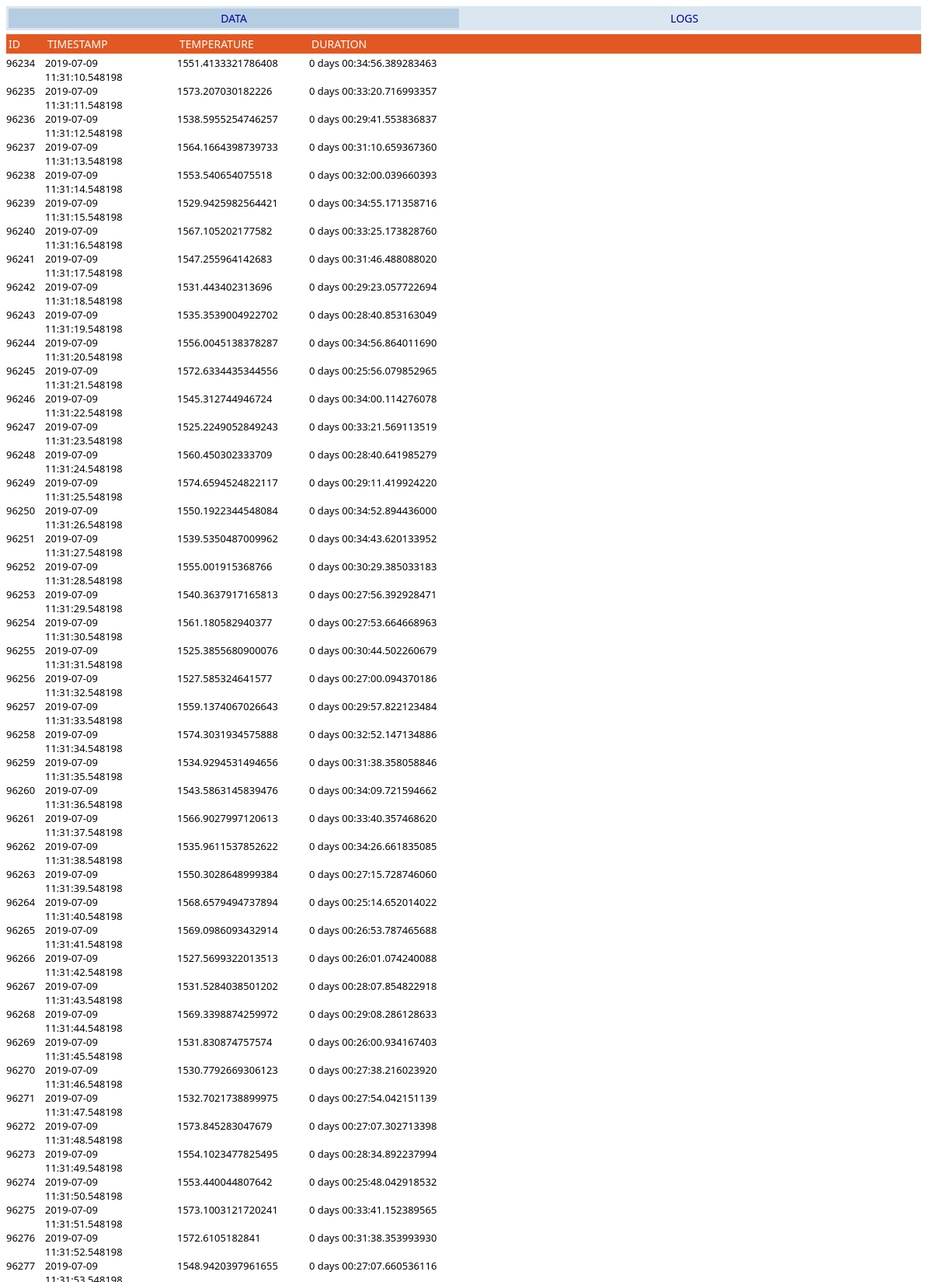
Page /list (upper part) on the committed database.
### tables this page shows
CREATE TABLE [task_data] (
	[id] integer,
	[timestamp] text,
	[temperature] real,
	[duration] text
);

### web_application.py (the view)
@app.route('/list')
def list():
    try:
        conn = sqlite3.connect(cfg.sqlite3_db_file)
        cursor = conn.cursor()
    except Error as e:
        log.critical("SQLite3 on {} error: {}".format(cfg.sqlite3_db_file, e))
        return 2
    query = "INSERT INTO log (info) VALUES ('Data requested')"
    cursor.execute(query)
    conn.commit()
    query = "SELECT * FROM task_data"
    cursor.execute(query)
    data = cursor.fetchall()
    conn.close()
    return render_template("list.html", data=data)

### templates/list.html (shortened to what this page needs)
<html>
<head>
</head>
<body>
    <div class="menu" style="clear: both; display: table;">
        <div style="float: left; Xborder-color: #b5cde1; background: #b5cde1;">DATA</div>
        <a href="log"><div style="float: left;">LOGS</div></a>
    </div>
    <div class="list_row list_header" style="clear: both; display: table;">
        <div style="float: left; width: 50px;">id</div>
        <div style="float: left;">timestamp</div>
        <div style="float: left;">temperature</div>
        <div style="float: left;">duration</div>
    </div>
    {% for row in data %}
    <div class="list_row" style="clear: both; display: table;">
        <div style="float: left; width: 50px;">{{row[0]}}</div>
        <div style="float: left;">{{row[1]}}</div>
        <div style="float: left;">{{row[2]}}</div>
        <div style="float: left;">{{row[3]}}</div>
    </div>{% endfor %}
</body>
</html>

### templates/header.html (style rules this page uses)
body { font-family: Calibri, 'Calibri', Candara, Segoe, "Segoe UI", Optima, Arial, sans-serif; font-size: 13px; }
.menu { width: 99%; padding: 3px; margin-bottom: 3px; background: #dae6f0; font-size: 14px; text-align: center; color: #009; }
.menu div { width: 49.5%; padding: 3px 0; background-color: #b5cde1; }
.menu a { width: 49.5%; text-decoration: none; border: 0; }
.menu a div { width: 49.5%; background-color: #dae6f0; }
a:link, a:visited { color: #009; }
.list_row { width: 99%; }
.list_row > div { width: 25%; max-width: 170px; }
.list_header { padding: 3px; margin: 5px 0 3px 0; background: #e25822; text-transform: uppercase; font-size: 14px; color: #fff; }

### rows in the picture
task_data: id "96234", timestamp "2019-07-09 11:31:10.548198", temperature "1551.4133321786408", duration "0 days 00:34:56.389283463"
task_data: id "96235", timestamp "2019-07-09 11:31:11.548198", temperature "1573.207030182226", duration "0 days 00:33:20.716993357"
task_data: id "96236", timestamp "2019-07-09 11:31:12.548198", temperature "1538.5955254746257", duration "0 days 00:29:41.553836837"
task_data: id "96237", timestamp "2019-07-09 11:31:13.548198", temperature "1564.1664398739733", duration "0 days 00:31:10.659367360"
task_data: id "96238", timestamp "2019-07-09 11:31:14.548198", temperature "1553.540654075518", duration "0 days 00:32:00.039660393"
task_data: id "96239", timestamp "2019-07-09 11:31:15.548198", temperature "1529.9425982564421", duration "0 days 00:34:55.171358716"
task_data: id "96240", timestamp "2019-07-09 11:31:16.548198", temperature "1567.105202177582", duration "0 days 00:33:25.173828760"
task_data: id "96241", timestamp "2019-07-09 11:31:17.548198", temperature "1547.255964142683", duration "0 days 00:31:46.488088020"
task_data: id "96242", timestamp "2019-07-09 11:31:18.548198", temperature "1531.443402313696", duration "0 days 00:29:23.057722694"
task_data: id "96243", timestamp "2019-07-09 11:31:19.548198", temperature "1535.3539004922702", duration "0 days 00:28:40.853163049"
task_data: id "96244", timestamp "2019-07-09 11:31:20.548198", temperature "1556.0045138378287", duration "0 days 00:34:56.864011690"
task_data: id "96245", timestamp "2019-07-09 11:31:21.548198", temperature "1572.6334435344556", duration "0 days 00:25:56.079852965"
task_data: id "96246", timestamp "2019-07-09 11:31:22.548198", temperature "1545.312744946724", duration "0 days 00:34:00.114276078"
task_data: id "96247", timestamp "2019-07-09 11:31:23.548198", temperature "1525.2249052849243", duration "0 days 00:33:21.569113519"
task_data: id "96248", timestamp "2019-07-09 11:31:24.548198", temperature "1560.450302333709", duration "0 days 00:28:40.641985279"
task_data: id "96249", timestamp "2019-07-09 11:31:25.548198", temperature "1574.6594524822117", duration "0 days 00:29:11.419924220"
task_data: id "96250", timestamp "2019-07-09 11:31:26.548198", temperature "1550.1922344548084", duration "0 days 00:34:52.894436000"
task_data: id "96251", timestamp "2019-07-09 11:31:27.548198", temperature "1539.5350487009962", duration "0 days 00:34:43.620133952"
task_data: id "96252", timestamp "2019-07-09 11:31:28.548198", temperature "1555.001915368766", duration "0 days 00:30:29.385033183"
task_data: id "96253", timestamp "2019-07-09 11:31:29.548198", temperature "1540.3637917165813", duration "0 days 00:27:56.392928471"
task_data: id "96254", timestamp "2019-07-09 11:31:30.548198", temperature "1561.180582940377", duration "0 days 00:27:53.664668963"
task_data: id "96255", timestamp "2019-07-09 11:31:31.548198", temperature "1525.3855680900076", duration "0 days 00:30:44.502260679"
task_data: id "96256", timestamp "2019-07-09 11:31:32.548198", temperature "1527.585324641577", duration "0 days 00:27:00.094370186"
task_data: id "96257", timestamp "2019-07-09 11:31:33.548198", temperature "1559.1374067026643", duration "0 days 00:29:57.822123484"
task_data: id "96258", timestamp "2019-07-09 11:31:34.548198", temperature "1574.3031934575888", duration "0 days 00:32:52.147134886"
task_data: id "96259", timestamp "2019-07-09 11:31:35.548198", temperature "1534.9294531494656", duration "0 days 00:31:38.358058846"
task_data: id "96260", timestamp "2019-07-09 11:31:36.548198", temperature "1543.5863145839476", duration "0 days 00:34:09.721594662"
task_data: id "96261", timestamp "2019-07-09 11:31:37.548198", temperature "1566.9027997120613", duration "0 days 00:33:40.357468620"
task_data: id "96262", timestamp "2019-07-09 11:31:38.548198", temperature "1535.9611537852622", duration "0 days 00:34:26.661835085"
task_data: id "96263", timestamp "2019-07-09 11:31:39.548198", temperature "1550.3028648999384", duration "0 days 00:27:15.728746060"
task_data: id "96264", timestamp "2019-07-09 11:31:40.548198", temperature "1568.6579494737894", duration "0 days 00:25:14.652014022"
task_data: id "96265", timestamp "2019-07-09 11:31:41.548198", temperature "1569.0986093432914", duration "0 days 00:26:53.787465688"
task_data: id "96266", timestamp "2019-07-09 11:31:42.548198", temperature "1527.5699322013513", duration "0 days 00:26:01.074240088"
task_data: id "96267", timestamp "2019-07-09 11:31:43.548198", temperature "1531.5284038501202", duration "0 days 00:28:07.854822918"
task_data: id "96268", timestamp "2019-07-09 11:31:44.548198", temperature "1569.3398874259972", duration "0 days 00:29:08.286128633"
task_data: id "96269", timestamp "2019-07-09 11:31:45.548198", temperature "1531.830874757574", duration "0 days 00:26:00.934167403"
task_data: id "96270", timestamp "2019-07-09 11:31:46.548198", temperature "1530.7792669306123", duration "0 days 00:27:38.216023920"
task_data: id "96271", timestamp "2019-07-09 11:31:47.548198", temperature "1532.7021738899975", duration "0 days 00:27:54.042151139"
task_data: id "96272", timestamp "2019-07-09 11:31:48.548198", temperature "1573.845283047679", duration "0 days 00:27:07.302713398"
task_data: id "96273", timestamp "2019-07-09 11:31:49.548198", temperature "1554.1023477825495", duration "0 days 00:28:34.892237994"
task_data: id "96274", timestamp "2019-07-09 11:31:50.548198", temperature "1553.440044807642", duration "0 days 00:25:48.042918532"
task_data: id "96275", timestamp "2019-07-09 11:31:51.548198", temperature "1573.1003121720241", duration "0 days 00:33:41.152389565"
task_data: id "96276", timestamp "2019-07-09 11:31:52.548198", temperature "1572.6105182841", duration "0 days 00:31:38.353993930"
task_data: id "96277", temperature "1548.9420397961655", duration "0 days 00:27:07.660536116"
